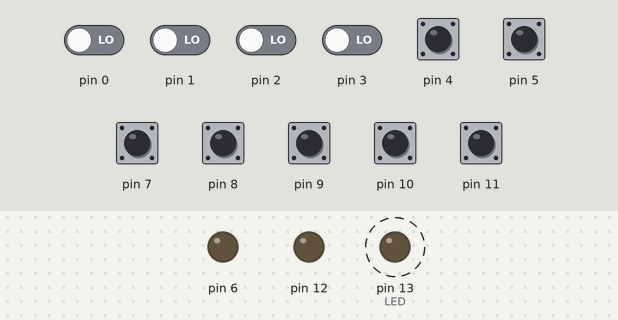
Bench run of a sketch on a simulated Arduino Nano, built for the host (arithmetic inside an expression is 32-bit, double 64-bit). Shown: output pins drawn as LEDs (lit = HIGH). Dashed ring = blinking. The inputs (shaded band) are chosen by the test bench; at power-on: pin 4, pin 5, pin 7–11 HIGH, pin 0–3 LOW.

Above: at 1.2 s.
1.3 s: pin 5 pulled LOW for 1 s
At 2.19 s:
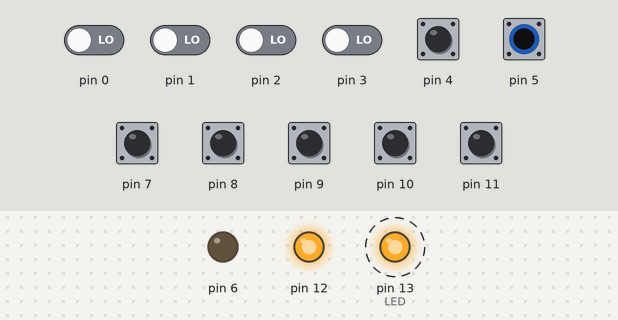
3.8 s: pin 9 pulled LOW for 1 s
At 5.3 s:
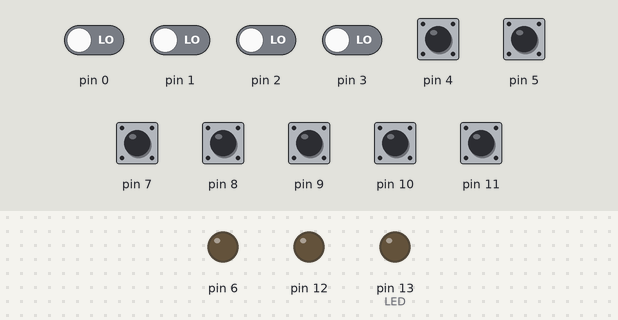
Timing chart, 0 to 6.8 s (numbered marks = the images above; inputs shaded):
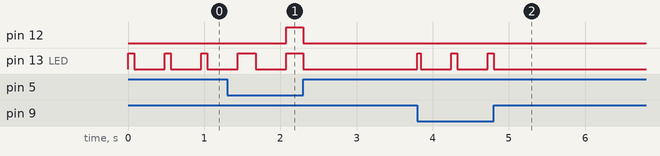

The sketch:

Nanokeyer.ino
```cpp
// (licence header left out)
// UP     B0		D8
// DOWN   B1		D9
// QRS    B2		D10
// QRQ    B3		D11
// TX     B4		D12
// LED    B5		D13
// DIT    D4  [TIP]	D4
// DAH    D5  [RING]	D5
// TONE   D6		D6
// MODE	  D7		D7

// The PWM output (pin D6 on the Arduino Nano) goes through a simple
// low pass RC filter before it goes to the LM386 amplifier.

// The PWM frequency is 62.5KHz.  The 3dB corner of the filter is
// about 16KHz.  (R = 10K, C = .001uF) The default modulation
// frequency for the code signal is 600Hz (can be changed up or down
// with pushbuttons).

#include <Arduino.h>

#include <stdint.h>
#include <stdio.h>
#include <avr/io.h>
#include <avr/interrupt.h>
#include <util/delay.h>
#include <stdlib.h>
#include <string.h>
#include <math.h>

#ifdef USE_LCD
#include <lcd.h>
#else
#ifdef USE_SERIAL
#define lcd_init() Serial.begin(19200)
#define lcd_line1(x) Serial.println(x)
#define lcd_line2(x) Serial.println(x)
#else
#define lcd_init()
#define lcd_line1(x)
#define lcd_line2(x)
#endif
#endif

#define UI_DELAY 80
#define STRAIGHT 0
#define PADDLE 1

void dash(uint8_t key_xmitter);

uint8_t mode;
uint8_t reverse_polarity;
uint8_t left_key_down, right_key_down, key_down;

volatile int wpm;
int dot_time;
char buf[64];

volatile uint8_t modulation;
volatile uint8_t rl_modulation = 0; // rate limited modulation;

volatile uint8_t timer1_busy = 0;

int frequency;
int8_t sine_table[256];
volatile uint16_t phase;
volatile uint16_t delta_phase;

ISR(TIMER0_OVF_vect)
{
     int value;

     if (rl_modulation < modulation) {
	  rl_modulation++;
     } else if (rl_modulation > modulation) {
	  rl_modulation--;
     }

     value = sine_table[phase >> 8];
     value = value * rl_modulation;      // [-(127*256)..(127*256)]
     value = value + (127*255);
     value = value >> 8;
     phase += delta_phase;

     OCR0A = value;
     return;
}

ISR(TIMER1_OVF_vect)
{
     modulation = 0;
     timer1_busy = 0;
}

void start_timer1(int msec)
{
     uint16_t count;
     TCCR1B = 0;			// Turn of timer1
     TIFR1 = TOV1;			// Make sure overflow bit is clear
     timer1_busy = 1;

     // timer will count up to 0xFFFF
     count = trunc(65536.0 - (msec * 1000.0)/16.0);
     cli();
     TCNT1 = count;
     sei();
     timer1_busy = 1;
     TCCR1B = 0x04;		// Turn on timer1
     // 16 usec ticks
}

void check_key()
{
     // D4 = Tip, D5 = Ring
     if (reverse_polarity) {
	  right_key_down = ((PIND & _BV(PORTD4)) == 0);
	  left_key_down = ((PIND & _BV(PORTD5)) == 0);
     } else {
	  left_key_down = ((PIND & _BV(PORTD4)) == 0);
	  right_key_down = ((PIND & _BV(PORTD5)) == 0);
     }
}

void space(uint8_t i)
{
     while (i > 0) {
	  start_timer1(dot_time);
	  while (timer1_busy != 0);
	  i--;
     }
}

void dot(uint8_t key_xmitter)
{
     uint8_t got_dash = 0;
     modulation = 255;
     if (key_xmitter) PORTB |= _BV(PORTB4);
     PORTB |= _BV(PORTB5);
     start_timer1(dot_time);
     while (timer1_busy != 0) {
	  // check for dash
	  check_key();
	  if (right_key_down) got_dash = 1;
     }
     modulation = 0;
     PORTB &= ~_BV(PORTB4);
     PORTB &= ~_BV(PORTB5);
     space(1);
     if (got_dash) dash(key_xmitter);
}

void dash(uint8_t key_xmitter)
{
  uint8_t got_dot = 0;
  modulation = 255;
  if (key_xmitter) PORTB |= _BV(PORTB4);
  PORTB |= _BV(PORTB5);
  start_timer1(dot_time * 3);
  while (timer1_busy != 0) {
    // check for dot
    check_key();
    if (left_key_down) got_dot = 1;
  }

  modulation = 0;
  PORTB &= ~_BV(PORTB4);
  PORTB &= ~_BV(PORTB5);
  space(1);
  if (got_dot) {
    dot(key_xmitter);
  }
}

void update_display()
{
  if (mode == STRAIGHT) {
    lcd_line1("Straight Key");
  } else {
    if (reverse_polarity)
      lcd_line1("Paddle Key (rev)");
    else lcd_line1("Paddle Key");
  }
  sprintf(buf, "%d Hz %d WPM", frequency, wpm);
  lcd_line2(buf);
}

int main( void )
{
  int i;

  // Initialize sine_table
  for (i = 0; i < 256; i++) {
    sine_table[i] = 127 * sin((2*M_PI*i)/256.0);
  }

  DDRB |= _BV(PORTB5); // LED output
  DDRD |= _BV(PORTD6); // PWM output
  DDRB |= _BV(PORTB4); // xmitter key output

  // Turn on pull-ups for inputs
  PORTD |= _BV(PORTD4) | _BV(PORTD5) |_BV(PORTD7);
  PORTB |= _BV(PORTB0) | _BV(PORTB1) | _BV(PORTB2) | _BV(PORTB3) | _BV(PORTB4);

  TCCR0A = 0x83;
  TCCR0B = 0x01;
  OCR0A = 128;
  TIFR0 = 0x01;			// Make sure overflow bit is clear


  TIMSK0 = 0x01;
  TCCR1A = 0x00;
  TIFR1 = 0x01;			// Make sure overflow bit is clear


  TIMSK1 = 0x01;
  PORTB &= ~_BV(PORTB4);	// Make sure key is off

  lcd_init();
  if (!(PIND & _BV(PORTD7)))
       mode = PADDLE;
  else
       mode = STRAIGHT;

  frequency = 600;
  wpm = 15;
  dot_time = 1200/wpm;
  phase = 0;
  delta_phase = round((256.0*256.0*16.0*frequency)/1000000.0);  // 1/16us sample rate
  modulation = 0;
  rl_modulation = 0;
  timer1_busy = 0;

  // if key down on power up, reverse the dot dash polarity on paddle
  check_key();
  reverse_polarity = left_key_down || right_key_down;
  update_display();
  sei();

  dot(0); dot(0); dot(0); dash(0);

  while (1) {
    check_key();

    if (mode == STRAIGHT) {
      // STRAIGHT mode
      if (!(PIND & _BV(PORTD7))) {
	mode = PADDLE;
	update_display();
      }

      key_down = left_key_down || right_key_down;

      if (key_down) {
	modulation = 255;
	PORTB |= _BV(PORTB4); // key xmitter
	PORTB |= _BV(PORTB5); // LED
      } else {
	modulation = 0;
	PORTB &= ~_BV(PORTB4); // unkey xmitter
	PORTB &= ~_BV(PORTB5); // LED
      }
    } else {
      // PADDLE mode
      if (PIND & _BV(PORTD7)) {
	mode = STRAIGHT;
	update_display();
      }

      if (left_key_down) {
	dot(1);
      } else {
	modulation = 0;
      }

      if (right_key_down) {
	dash(1);
      } else {
	modulation = 0;
      }
    }

    if (((PINB & _BV(PORTB2)) == 0) || ((PINB & _BV(PORTB3)) == 0)) {
      // change wpm
      if (PINB & _BV(PORTB2)) wpm--; else wpm++;
      if (wpm >= 30) wpm = 30;
      if (wpm <= 5) wpm = 5;
      dot_time = 1200/wpm;
      update_display();
      dot(0);
    }

    if (((PINB & _BV(PORTB0)) == 0) || ((PINB & _BV(PORTB1)) == 0)) {
      // change frequency
      if (PINB & _BV(PORTB0)) frequency -= 10; else frequency += 10;
      if (frequency <= 300) frequency = 300;
      if (frequency >= 1200) frequency = 1200;
      delta_phase = round((256.0*256.0*16.0*frequency)/1000000.0); // 1/16uS sample rate
      update_display();
      dot(0);
    }
  }

  return 0;
}
```

Measured:
- after the input at 1.3 s, pin 12: LOW → HIGH after 0.78 s, → LOW 0.22 s later
- after the input at 3.8 s, pin 13 (LED): alternates HIGH for 0.08 s and LOW for 0.40 s, 6 changes in all, then stays LOW, starting at once
- by itself, pin 13 (LED): alternates HIGH for 0.23 s and LOW for 0.40 s, 4 changes in all, then stays LOW
